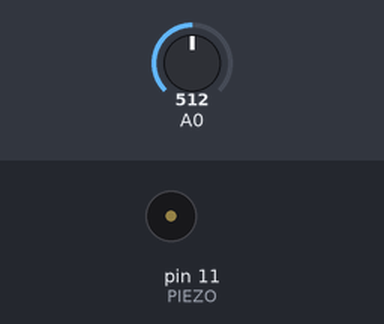
The sketch below on a simulated Arduino Uno, built with avr-gcc and run on an emulated ATmega328P. Shown: buzzer (waves = sounding). The test bench sets the inputs (shaded band); at power-on: A0 = 512.

Above: at 0.1 s.
Timing chart, 0 to 1.6 s (numbered marks = the images above):
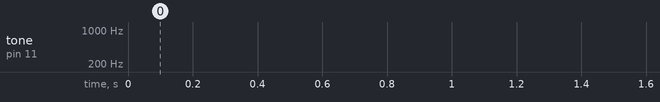

The sketch:

20231129_SOUND.ino
```cpp
#define PIEZO 11
int freq = 1000;
int sound = 2000;


void setup() {
  pinMode(PIEZO, OUTPUT);
  Serial.begin(9600);
}

void loop() {

  int value = analogRead(A0);
  freq = map(value, 0, 1023, 1000, 0);
  sound = map(value, 0, 1023, 2000, 0);
  // Serial.println(value);

  // digitalWrite(PIEZO, HIGH);
  // delay(sound);
  // digitalWrite(PIEZO, LOW);
  // delay(20 - sound);

  tone(PIEZO, freq, sound);

  //delay(2000);

  //tone(PIEZO, sound);
  //delay(1000);
  noTone(PIEZO);

  //delay(1000);
}
```
